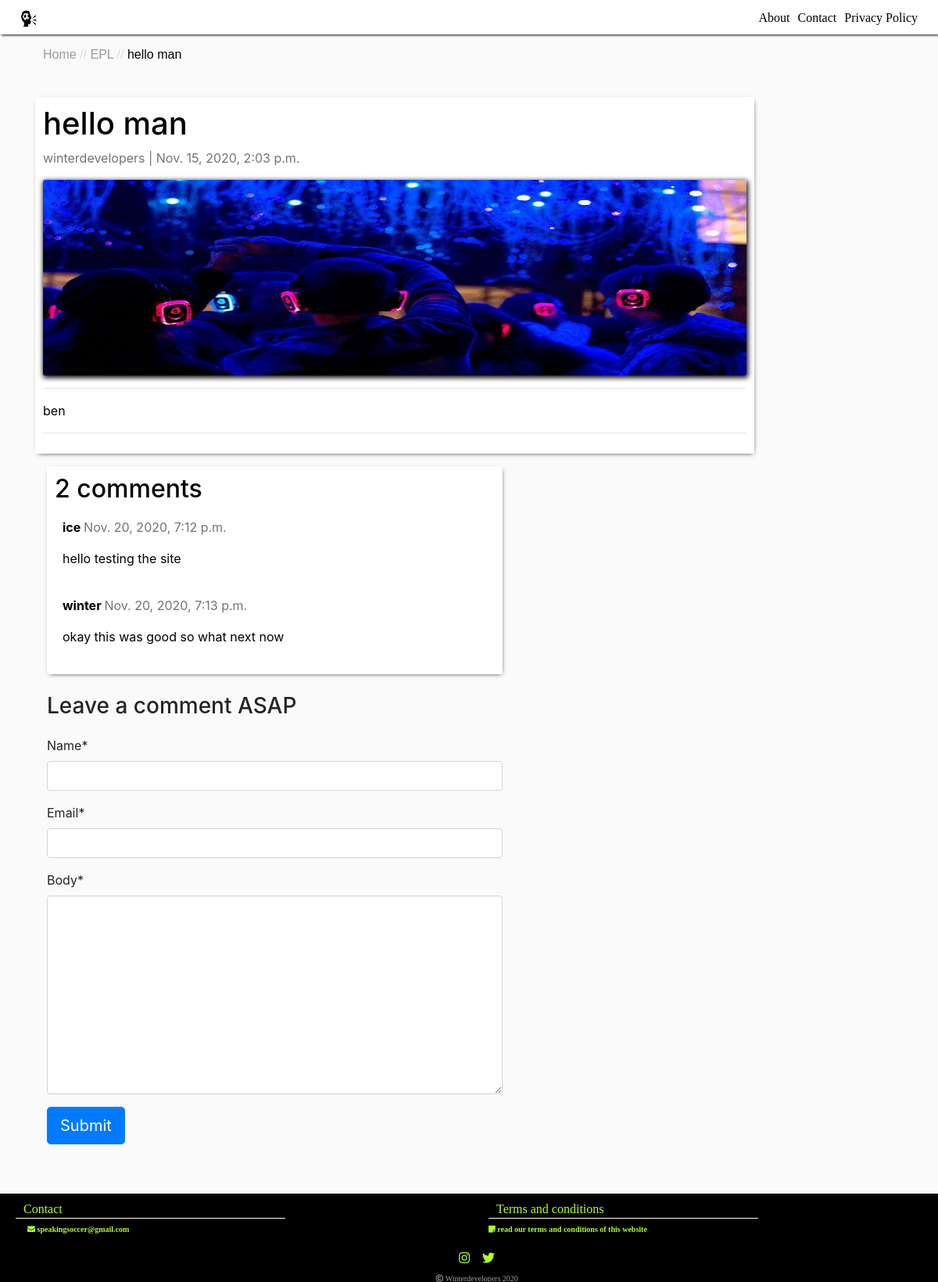
The page /hello-man on the database its author committed.
### blog/models.py (models this page shows, shortened)
class Post(models.Model):
    title = models.CharField(max_length=200, unique=True)
    slug = models.SlugField(max_length=200, unique=True)
    author = models.ForeignKey(User, on_delete = models.CASCADE, related_name = 'blog_post')
    updated_on = models.DateTimeField(auto_now=True)
    content = models.TextField()
    created_on = models.DateTimeField(auto_now_add=True)
    status = models.IntegerField(choices=STATUS, default=0)
    display_image = models.ImageField(upload_to = 'media/dynamic', default = 'images/head.png')
    counts = models.IntegerField(default = 0)
    category = models.IntegerField(choices=TAG, default='EPL')
    class Meta:
        ordering = ['-created_on']

class Comment(models.Model):
    post = models.ForeignKey(Post,on_delete=models.CASCADE,related_name='comments')
    name = models.CharField(max_length=80)
    email = models.EmailField()
    body = models.TextField()
    created_on = models.DateTimeField(auto_now_add=True)
    active = models.BooleanField(default=False)
    class Meta:
        ordering = ['created_on']

### blog/views.py (the view)
# urls.py: path('<slug:slug>', post_detail, name = 'post_detail'),
def post_detail(request, slug):
    template_name = 'blog/detail.html'
    post = get_object_or_404(Post, slug=slug)
    comments = post.comments.filter(active=True)
    new_comment = None
    post.counts = post.counts + 1
    post.save()
    if request.method == 'POST':
        comment_form = CommentForm(request.POST)
        if comment_form.is_valid():
            new_comment = comment_form.save(commit=False)
            new_comment.post = post
            new_comment.save()
    else:
        comment_form = CommentForm()
    return render(request, template_name, {'post': post,
                                                'comments': comments,
                                                'new_comment': new_comment,
                                                'comment_form':comment_form })

### blog/forms.py
class CommentForm(forms.ModelForm):
    class Meta:
        model = Comment
        fields = ('name', 'email', 'body')

### blog/templatetags/breadcrumbstop.py (called while the page is built)
@register.filter(name = 'breadcrumbs', is_safe = False)
def breadcrumbs(val):
    try:
        int_val = int(val)
    except:
        pass
    if int_val==0:
        return 'EPL'
    elif int_val==1:
        return 'Laliga'
    elif int_val == 2:
        return 'Seria-A'
    elif int_val == 3:
        return 'Bundesliga'
    elif int_val == 4:
        return 'League 1'
    else:
        pass

### templates/blog/detail.html (shortened to what this page needs)
{% extends 'blog/base.html' %}
{% block content %}
{% load static %}
{% load breadcrumbstop %}
<br>
<div class="container">
  <ul class="breadcrumbs">
    <li class="breadcrumbs--item">
      <a href="" class="breadcrumbs--link">
        Home
      </a>
    </li>
    <li class="breadcrumbs--item">
      <a href="" class="breadcrumbs--link">
        {{post.category | breadcrumbs}}
      </a>
    </li>
    <li class="breadcrumbs--item ">
      <a href="" class="breadcrumbs--link breadcrumbs--link--active">
        {{post.title}}
      </a>
    </li>
  </ul>
    <div class="row">
        <div class="col-md-10 mb-4  mt-3 left  top">
          <div class="detail-box">
            <h1>{{ post.title }}</h1>
            <p class=" text-muted">{{ post.author }} | {{ post.created_on }}</p>
            <div class="post">
            <p class="card-text ">
            <img src="{{ post.display_image.url }}" alt="" style="width: 100%; height: 250px;" class="detail-img-box">
            <hr>
            {{ post.content | safe }}</p>
            <hr>
        </div>
          </div>
        <div class="col-md-8  mb-4  mt-3 ">
          <div class="detail-box">
            <h2>{{ comments.count }} comments</h2>
            {% for comment in comments %}
            <div class="comments" style="padding: 10px;">
              <p class="font-weight-bold">
                {{ comment.name }}
                <span class=" text-muted font-weight-normal">
                  {{ comment.created_on }}
                </span>
              </p>
              {{ comment.body | linebreaks }}
            </div>
            {% endfor %}
          </div>
        </div>
        <div class="col-md-8 mb-4  mt-3 ">
          <div class="">
            {% if new_comment %}
            <div class="alert alert-success" role="alert">
              Your comment is awaiting moderation
            </div>
            {% else %}
            {% load crispy_forms_tags %}
            <h3>Leave a comment ASAP</h3>
            <form method="POST" style="margin-top: 1.3em;">
              {{ comment_form | crispy }}
              <button type="submit" class="btn btn-primary  btn-lg">Submit</button>
            </form>
            {% endif %}
          </div>
        </div>
      </div>
</div>
</div>
{% endblock %}

### templates/blog/base.html (style rules this page uses)
body { background-color: rgb(250, 250, 250); }
.detail-box { border-radius: 2px; background-color: rgb(255, 255, 255); box-shadow: rgb(7, 7, 7) 1px 2px 6px -3px ; color: black; padding: 10px; padding-inline-start: 10px; }
.detail-img-box { border-radius: 2px; background-color: rgb(255, 255, 255); box-shadow: rgb(7, 7, 7) 1px 2px 6px 1px ; color: black; }
.breadcrumbs { padding: 10px; font-family: sans-serif; }
.breadcrumbs--item { display: inline-block; }
.breadcrumbs--item:not(:last-of-type)::after { content: '//'; margin: 0px, 5px; color: rgb(220, 221, 221); }
.breadcrumbs--link { text-decoration: none; color: #999999; }
.breadcrumbs--link--active { color: rgb(5, 5, 5); font-weight: 500; }

### rows shown on the page
Post: category|breadcrumbs "EPL", title "hello man", author "winterdevelopers", created_on "Nov. 15, 2020, 2:03 p.m.", display_image (picture), content "ben"
Comment: name "ice", created_on "Nov. 20, 2020, 7:12 p.m.", body "hello testing the site"
Comment: name "winter", created_on "Nov. 20, 2020, 7:13 p.m.", body "okay this was good so what next now"

### other values the page prints
{{ comments.count }} "2"
